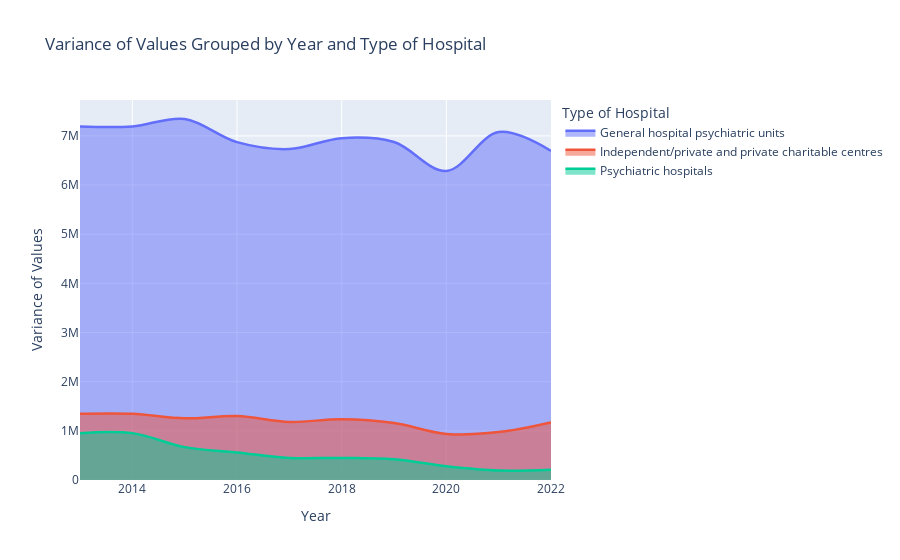

Write notebook code for a chart like this one.
### Code cell
import plotly.express as px

# Preparing the data for plotting
stats1_reset = stats1.reset_index()
plot_data = stats1_reset[['Year', 'Type of Hospital', 'Variance']]

# Creating a shaded line graph for the variance
fig = px.line(plot_data, x='Year', y='Variance', color='Type of Hospital',
              title='Variance of Values Grouped by Year and Type of Hospital',
              labels={'Variance': 'Variance of Values'},
              line_shape='spline')

# Adding shaded area under the line
fig.update_traces(line=dict(width=2.5), fill='tozeroy')

# Showing the graph
fig.show()

### Figure 1 — Plotly figure (JSON) as saved in the notebook; plotly's stock layout.template omitted (floating-point values rounded to 4 significant figures)
{"data": [{"fill": "tozeroy", "hovertemplate": "Type of Hospital=General hospital psychiatric units<br>Year=%{x}<br>Variance of Values=%{y}<extra></extra>", "legendgroup": "General hospital psychiatric units", "line": {"color": "#636efa", "dash": "solid", "shape": "spline", "width": 2.5}, "marker": {"symbol": "circle"}, "mode": "lines", "name": "General hospital psychiatric units", "orientation": "v", "showlegend": true, "type": "scatter", "x": [2013, 2014, 2015, 2016, 2017, 2018, 2019, 2020, 2021, 2022], "xaxis": "x", "y": [7192000.0, 7192000.0, 7344000.0, 6873000.0, 6733000.0, 6954000.0, 6876000.0, 6286000.0, 7077000.0, 6695000.0], "yaxis": "y"}, {"fill": "tozeroy", "hovertemplate": "Type of Hospital=Independent/private and private charitable centres<br>Year=%{x}<br>Variance of Values=%{y}<extra></extra>", "legendgroup": "Independent/private and private charitable centres", "line": {"color": "#EF553B", "dash": "solid", "shape": "spline", "width": 2.5}, "marker": {"symbol": "circle"}, "mode": "lines", "name": "Independent/private and private charitable centres", "orientation": "v", "showlegend": true, "type": "scatter", "x": [2013, 2014, 2015, 2016, 2017, 2018, 2019, 2020, 2021, 2022], "xaxis": "x", "y": [1347000.0, 1347000.0, 1255000.0, 1301000.0, 1182000.0, 1235000.0, 1158000.0, 936900.0, 974700.0, 1171000.0], "yaxis": "y"}, {"fill": "tozeroy", "hovertemplate": "Type of Hospital=Psychiatric hospitals<br>Year=%{x}<br>Variance of Values=%{y}<extra></extra>", "legendgroup": "Psychiatric hospitals", "line": {"color": "#00cc96", "dash": "solid", "shape": "spline", "width": 2.5}, "marker": {"symbol": "circle"}, "mode": "lines", "name": "Psychiatric hospitals", "orientation": "v", "showlegend": true, "type": "scatter", "x": [2013, 2014, 2015, 2016, 2017, 2018, 2019, 2020, 2021, 2022], "xaxis": "x", "y": [953400.0, 953400.0, 668900.0, 560400.0, 449200.0, 449400.0, 421300.0, 279700.0, 191900.0, 209700.0], "yaxis": "y"}], "layout": {"legend": {"title": {"text": "Type of Hospital"}, "tracegroupgap": 0}, "title": {"text": "Variance of Values Grouped by Year and Type of Hospital"}, "xaxis": {"anchor": "y", "domain": [0, 1], "title": {"text": "Year"}}, "yaxis": {"anchor": "x", "domain": [0, 1], "title": {"text": "Variance of Values"}}}}
